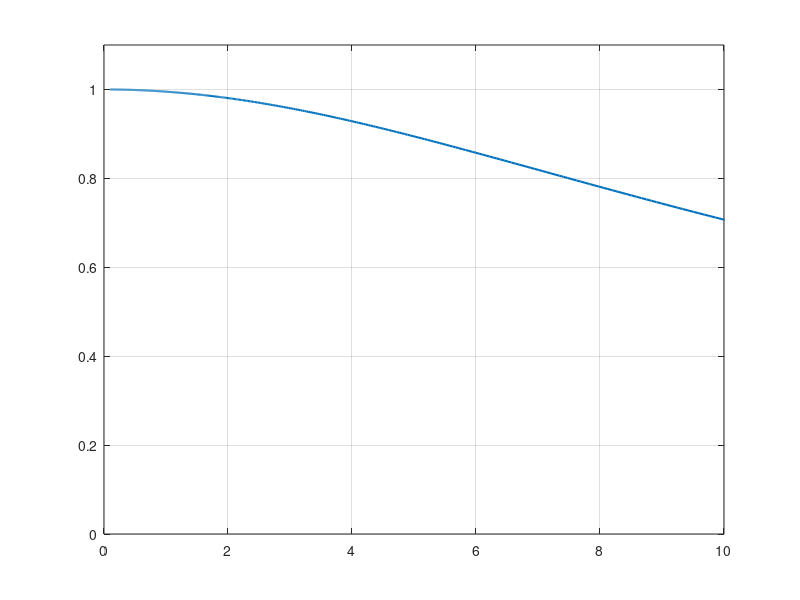

Reproduce this figure in MATLAB. (Note: this script raises an error after producing the figure.)
width = 800;
height = 600;
resolution = 300;
a = 1;
t1 = 0;
t2 = 2*pi;
N = 500;

b = 0.5;

dt = 0.1; % Шаг времени
Fs = 1/dt;
T = N*dt; 
t = -T/2 : dt : T/2-dt; 

f_Hz = (0:N-1)' * Fs/N; 
omega = 2*pi * f_Hz;

T_arr = [0.1, 0.5, 1.25, 2.0];
a_arr = [1.0, 2.0, 7.5, 10.0];

for i = 1:length(T_arr)
    xi = -1 + 2 * rand(N, 1);
    g = zeros(size(t));
    g((t >= t1 & t <= t2)) = a;
    y = g(:) + b*xi;


    T_c = T_arr(i);
    w = tf(1, [T_c, 1]);
    figure;
    [amp, ~, wout] = bode(w);
    amp = squeeze(amp);
    plot(wout, amp, 'LineWidth', 1.5);
    grid on;
    ylim([0 1.1]);
    xlim([0 10]);
    xlabel("w", FontSize=24);
    ylabel("W(iw)",FontSize=24);
    title("АЧХ динамического фильтра при T = " + T_c, FontSize=24);
    legend("АЧХ динамического фильтра T = " + T_c, 'Location', 'northeast', fontsize=18);
    set(gcf, 'Units', 'pixels', 'Position', [100, 100, 1200, 800]);
    exportgraphics(gcf, "filter_ach_T_" + T_c + ".png", 'Resolution', 300);
    
    
    H = freqresp(w, omega);
    H = fftshift(squeeze(H));
    y_fur = fftshift(fft(y));
    Y_fur = y_fur .* H;
    y_fil_rev = ifft(ifftshift(Y_fur));
    

    y_fil = lsim(w, y, t);
    g_fur = fftshift(fft(g));
    fil_fur = fftshift(fft(y_fil));
    
    figure;
    plot(t, g, 'LineWidth', 3.5, color="blue");
    hold on;
    plot(t, y, 'LineWidth', 0.5, color="red");
    hold on;
    plot(t, y_fil, 'LineWidth', 3.5, color="green");
    hold off;
    grid on;
    ylim([-0.5 1.5]);
    xlim([-T/2 T/2]);
    xlabel("t", FontSize=24);
    ylabel("y(t)",FontSize=24);
    title("Фильтрация сигнала при T = " + T_c, FontSize=24);
    legend("Оригинал", "Зашумлённая функция", "Фильтрованная функция",  'Location', 'northeast', fontsize=14);
    set(gcf, 'Units', 'pixels', 'Position', [100, 100, 1200, 800]);
    exportgraphics(gcf, "filter_T_" + T_c + ".png", 'Resolution', 300);

    figure;
    plot(t, y_fil, 'LineWidth', 1.25, color="blue");
    hold on;
    plot(t, y_fil_rev, 'LineWidth', 1.25, color="red");
    hold off;
    grid on;
    %ylim([-0.5 1.5]);
    %xlim([-T/2 T/2]);
    xlabel("t", FontSize=24);
    ylabel("y(t)",FontSize=24);
    title("Сравнение сигналов при T = " + T_c, FontSize=24);
    legend("Фильтрованный сигнал", "Обратное преобразование",  'Location', 'northeast', fontsize=14);
    set(gcf, 'Units', 'pixels', 'Position', [100, 100, 1200, 800]);
    exportgraphics(gcf, "filter_transf_T_" + T_c + ".png", 'Resolution', 300);


    figure;
    plot(omega, abs(y_fur), 'LineWidth', 1.0, color="blue");
    hold on;
    plot(omega, abs(g_fur), 'LineWidth', 0.5, color="red");
    hold on;
    plot(omega, abs(fil_fur), 'LineWidth', 1.0, color="green");
    hold off;
    grid on;
    ylim([-1.5 50.5]);
    xlim([0 63]);
    xlabel("w", FontSize=24);
    ylabel("y(w)",FontSize=24);
    title("Сравнение фурье-образов при T = " + T_c, FontSize=24);
    legend("Образ зашумлённой функции", "Образ исходной функции", "Образ фильтрованной функции",  'Location', 'northeast', fontsize=14);
    set(gcf, 'Units', 'pixels', 'Position', [100, 100, 1200, 800]);
    exportgraphics(gcf, "fur_imgs_g_T_" + T_c + ".png", 'Resolution', 300);

    figure;
    plot(omega, abs(Y_fur), 'LineWidth', 0.5, color="red");
    hold on;
    plot(omega, abs(fil_fur), 'LineWidth', 1.0, color="blue");
    hold off;
    grid on;
    ylim([-1.5 50.5]);
    xlim([0 63]);
    xlabel("w", FontSize=24);
    ylabel("y(w)",FontSize=24);
    title("Сравнение фурье-образов при T = " + T_c, FontSize=24);
    legend("Умножение на передаточную функцию", "Образ фильтрованной функции",  'Location', 'northeast', fontsize=14);
    set(gcf, 'Units', 'pixels', 'Position', [100, 100, 1200, 800]);
    exportgraphics(gcf, "fur_imgs_w_T_" + T_c + ".png", 'Resolution', 300);








    a_c = a_arr(i);
    xi = -1 + 2 * rand(N, 1);
    
    g = zeros(size(t));
    g((t >= t1 & t <= t2)) = a_c;
    y = g(:) + b*xi;

    w = tf(1, [1.1, 1]);
    
    figure;
    [amp, ~, wout] = bode(w);
    amp = squeeze(amp);
    plot(wout, amp, 'LineWidth', 1.5);
    grid on;
    ylim([0 1]);
    xlim([0 10]);
    xlabel("w", FontSize=24);
    ylabel("W(iw)",FontSize=24);
    title("АЧХ динамического фильтра при a = " + a_c + ", T = 1.25", FontSize=24);
    legend("АЧХ динамического фильтра a = " + a_c, 'Location', 'northeast', fontsize=14);
    set(gcf, 'Units', 'pixels', 'Position', [100, 100, 1200, 800]);
    exportgraphics(gcf, "filter_ach_a_" + a_c + ".png", 'Resolution', 300);

    H = freqresp(w, omega);
    H = fftshift(squeeze(H));
    y_fur = fftshift(fft(y));
    Y_fur = y_fur .* H;
    y_fil_rev = ifft(ifftshift(Y_fur));

    y_fil = lsim(w, y, t);
    g_fur = fftshift(fft(g));
    fil_fur = fftshift(fft(y_fil));
    

    figure;
    plot(t, y_fil, 'LineWidth', 1.0, color="blue");
    hold on;
    plot(t, y_fil_rev, 'LineWidth', 1.0, color="red");
    hold off;
    grid on;
    %ylim([-0.5 1.5]);
    %xlim([-T/2 T/2]);
    xlabel("t", FontSize=24);
    ylabel("y(t)",FontSize=24);
    title("Сравнение сигналов при a = " + a_c + ", T = 1.25", FontSize=24);
    legend("Фильтрованный сигнал", "Обратное преобразование",  'Location', 'northeast', fontsize=14);
    set(gcf, 'Units', 'pixels', 'Position', [100, 100, 1200, 800]);
    exportgraphics(gcf, "filter_transf_a_" + a_c + ".png", 'Resolution', 300);
    
    figure;
    plot(t, g, 'LineWidth', 3.5, color="blue");
    hold on;
    plot(t, y, 'LineWidth', 0.5, color="red");
    hold on;
    plot(t, y_fil, 'LineWidth', 3.5, color="green");
    hold off;
    grid on;
    ylim([-0.5 a_c+1]);
    xlim([-T/2 T/2]);
    xlabel("t", FontSize=24);
    ylabel("y(t)",FontSize=24);
    title("Фильтрация сигнала при a = " + a_c + ", T = 1.25", FontSize=24);
    legend("Оригинал", "Зашумлённая функция", "Фильтрованная функция",  'Location', 'northeast', fontsize=14);
    set(gcf, 'Units', 'pixels', 'Position', [100, 100, 1200, 800]);
    exportgraphics(gcf, "filter_a_" + a_c + ".png", 'Resolution', 300);
    
    figure;
    plot(omega, abs(y_fur), 'LineWidth', 1.0, color="blue");
    hold on;
    plot(omega, abs(g_fur), 'LineWidth', 0.5, color="red");
    hold on;
    plot(omega, abs(fil_fur), 'LineWidth', 1.0, color="green");
    hold off;
    grid on;
    ylim([-1.5 50.5]);
    xlim([0 63]);
    xlabel("w", FontSize=24);
    ylabel("y(w)",FontSize=24);
    title("Сравнение фурье-образов при a = " + a_c + ", T = 1.25", FontSize=24);
    legend("Образ зашумлённой функции", "Образ исходной функции", "Образ фильтрованной функции",  'Location', 'northeast', fontsize=14);
    set(gcf, 'Units', 'pixels', 'Position', [100, 100, 1200, 800]);
    exportgraphics(gcf, "fur_imgs_g_a_" + a_c + ".png", 'Resolution', 300);

    figure;
    plot(omega, abs(Y_fur), 'LineWidth', 0.5, color="red");
    hold on;
    plot(omega, abs(fil_fur), 'LineWidth', 1.0, color="blue");
    hold off;
    grid on;
    ylim([-1.5 50.5]);
    xlim([0 63]);
    xlabel("w", FontSize=24);
    ylabel("y(w)",FontSize=24);
    title("Сравнение фурье-образов при a = " + a_c + ", T = 1.25", FontSize=24);
    legend("Умножение на передаточную функцию", "Образ фильтрованной функции",  'Location', 'northeast', fontsize=14);
    set(gcf, 'Units', 'pixels', 'Position', [100, 100, 1200, 800]);
    exportgraphics(gcf, "fur_imgs_w_a_" + a_c + ".png", 'Resolution', 300);
end
